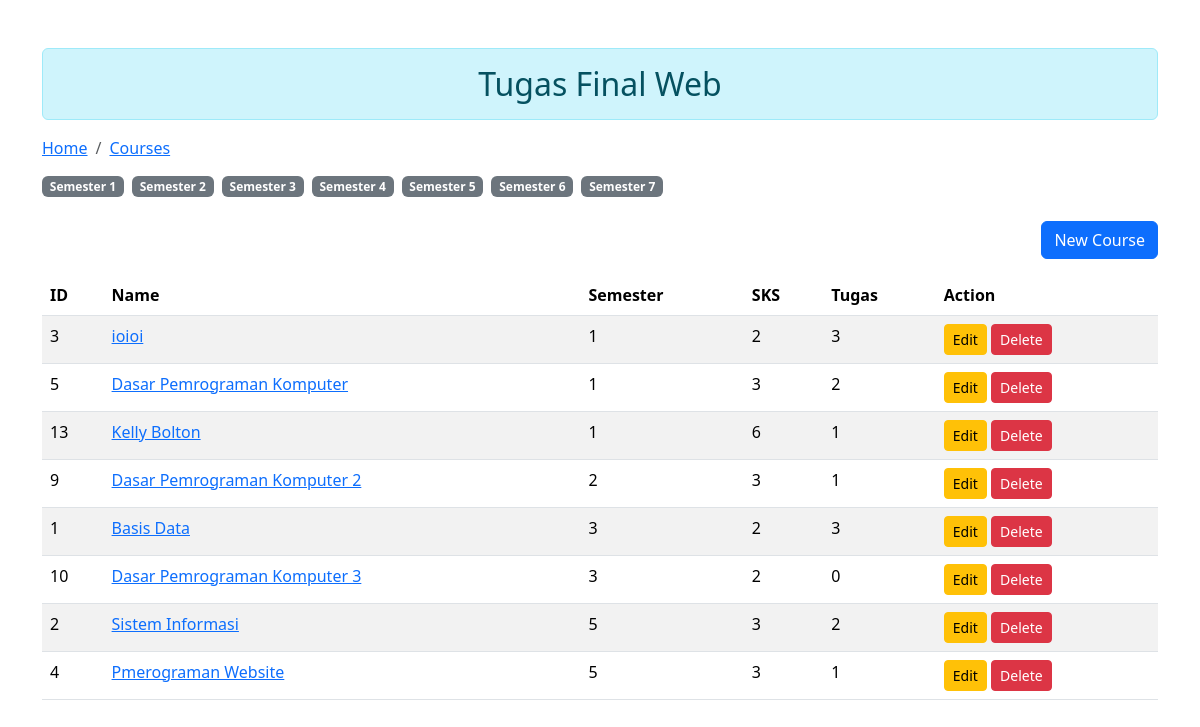
Page /courses/ on the committed database.
### courses/models.py (models this page shows, shortened)
class Course(models.Model):
    name = models.CharField(max_length=200, unique=True)
    semester = models.PositiveIntegerField()
    description = models.TextField(blank=True, null=True)
    slug = models.SlugField(blank=True,unique=True, default='', editable=False)
    sks = models.PositiveIntegerField(default=2)

### courses/views.py (the view)
# urls.py: path("", views.CourseListView.as_view(), name="course_list"),
class CourseListView(ListView):
    model = models.Course
    context = {
        'Title': 'Home',
        'Content': 'Welcome to the homepage',
        'range' : range(1,8),
    }
    template_name = 'courses/index.html'
    context_object_name = 'Courses'
    def get_queryset(self):
        semester =self.kwargs.get('semester', None)
        if semester:
            return models.Course.objects.filter(semester=semester)
        return models.Course.objects.order_by('semester')
    def get_context_data(self, **kwargs):
        context = super().get_context_data(**kwargs)
        context['Title'] = 'Home'
        context['Content'] = 'Welcome to the homepage'
        context['range'] = range(1, 8)
        context['selected_semester'] = self.kwargs.get('semester', None)
        return context

### courses/templates/courses/index.html (shortened to what this page needs)
{% load static %}
<!DOCTYPE html>
<html lang="en">
  <head>
    <link
      href="https://cdn.jsdelivr.net/npm/bootstrap@5.3.3/dist/css/bootstrap.min.css"
      rel="stylesheet"
    />
  </head>
  <body>
    <div class="container mt-5">
      <h2 class="text-center alert alert-info">Tugas Final Web</h2>
      <nav aria-label="breadcrumb">
        <ol class="breadcrumb">
          <li class="breadcrumb-item"><a href="/">Home</a></li>
          <li class="breadcrumb-item active" aria-current="page">
            <a href="{% url "courses:course_list"%}">Courses</a>
          </li>
        </ol>
      </nav>
      <div class="semester-filter mb-4">
        <div class="d-flex gap-2">
        {% for semester in range %}
            {% if selected_semester == semester %}
                <a href="{% url "courses:course_by_semester" semester=semester %}" class="badge bg-primary text-decoration-none">Semester {{ semester }}</a>
            {% else %}
                <a  href="{% url "courses:course_by_semester" semester=semester %}" class="badge bg-secondary text-decoration-none">Semester {{ semester }}</a>
            {% endif %}
        {% endfor %}
        </div>
      </div>
    <div class="d-flex justify-content-end">
      <a href="{% url "courses:course_new"%}" class="btn btn-primary mb-3">New Course</a>
    </div>
    <div class="row">
        <div>
          <table class="table table-hover table-striped">
            <thead>
              <tr>
                <th>ID</th>
                <th>Name</th>
                <th>Semester</th>
                <th>SKS</th>
                <th>Tugas</th>
                <th>Action</th>
              </tr>
            </thead>
            <tbody id="tbody">
              {% for course in Courses %}
              <tr>
                <td>{{course.id}}</td>
                <td>
                  <a href="{% url "courses:course_detail" slug=course.slug %}">{{course.name}}</a>
                </td>
                <td>{{course.semester}}</td>
                <td>{{course.sks}}</td>
                <td>{{course.tasks.count}}</td>
                <td>
                  <input
                    type="button"
                    data-sid="{{course.id}}"
                    class="btn btn-warning btn-sm btn-edit"
                    value="Edit"
                  />
                  <input
                    type="button"
                    data-sid="{{course.id}}"
                    class="btn btn-danger btn-sm btn-del"
                    value="Delete"
                  />
                </td>
              </tr>
              {% endfor %}
            </tbody>
          </table>
        </div>
      </div>
    </div>
  </body>
</html>

### rows in the picture
Course: id "3", name "ioioi", semester "1", sks "2", tasks.count "3"
Course: id "5", name "Dasar Pemrograman Komputer", semester "1", sks "3", tasks.count "2"
Course: id "13", name "Kelly Bolton", semester "1", sks "6", tasks.count "1"
Course: id "9", name "Dasar Pemrograman Komputer 2", semester "2", sks "3", tasks.count "1"
Course: id "1", name "Basis Data", semester "3", sks "2", tasks.count "3"
Course: id "10", name "Dasar Pemrograman Komputer 3", semester "3", sks "2", tasks.count "0"
Course: id "2", name "Sistem Informasi", semester "5", sks "3", tasks.count "2"
Course: id "4", name "Pmerograman Website", semester "5", sks "3", tasks.count "1"

### other values in the picture
{{ semester }} "1" "2" "3" "4" "5" "6" "7"
